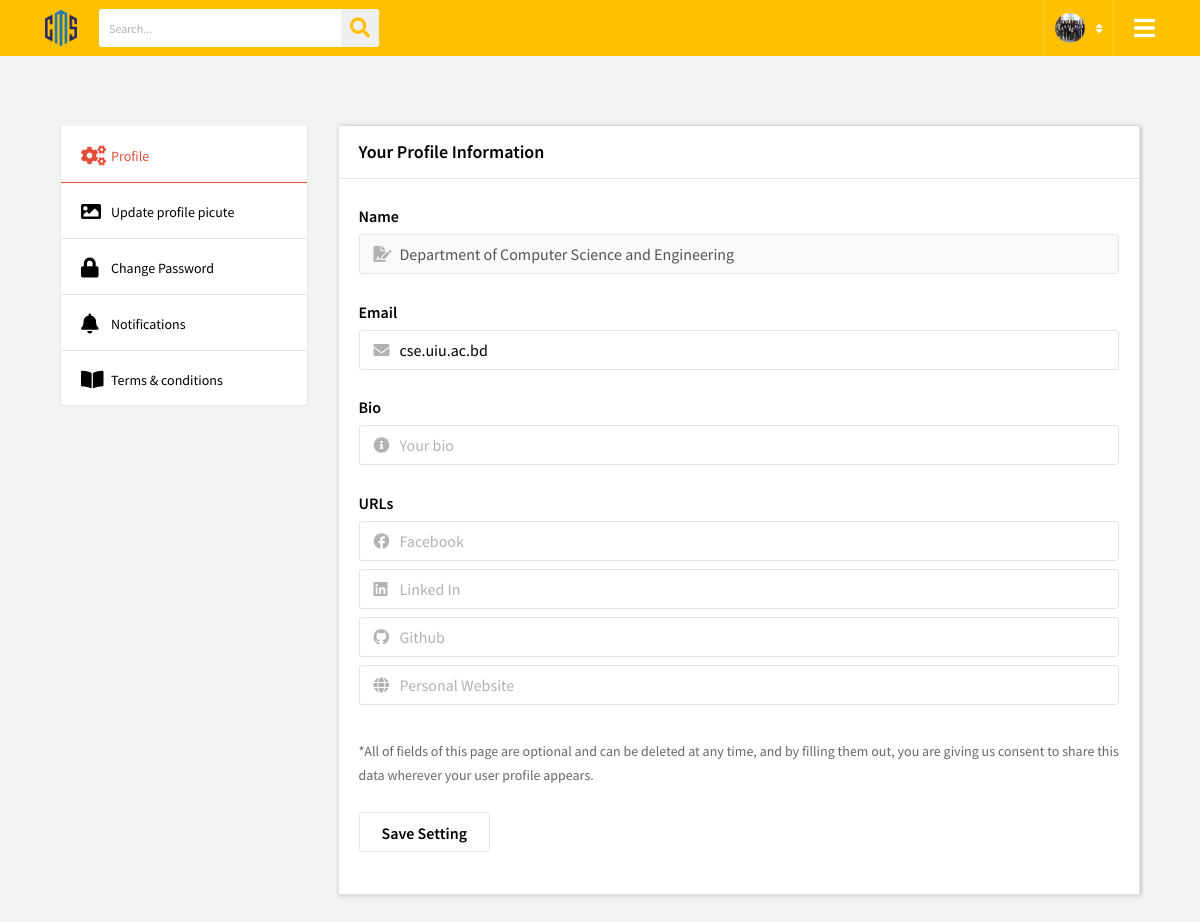
The page /uiucms_integration/settings.php (signed in) on the database its author committed.
### tables this page shows
CREATE TABLE `users` (
  `id` varchar(10) NOT NULL,
  `role` varchar(255) NOT NULL,
  `name` varchar(50) NOT NULL,
  `email` varchar(100) NOT NULL,
  `pass` varchar(200) NOT NULL,
  `dept` varchar(8) NOT NULL,
  `profile_pic` varchar(200) NOT NULL,
  `cover_pic` varchar(200) NOT NULL,
  `bio` varchar(10000) NOT NULL,
  `fb` varchar(1000) NOT NULL,
  `linked_in` varchar(1000) NOT NULL,
  `git` varchar(1000) NOT NULL,
  `personal_web` varchar(1000) NOT NULL
);

### uiucms_integration/settings.php (the view, shortened to what this page needs)
<?php
    $user = $_SESSION['user'];
    $con = mysqli_connect("localhost", "root", "", "uiucms");
    $sql = "SELECT * FROM users WHERE id = '$user'";
    $result = $con->query($sql);
    $pro_pic = "";
    while($rows = mysqli_fetch_array($result)){
        extract($rows);
        $pro_pic.= $profile_pic;
    }
?>
<!DOCTYPE html>
<html>
<head>
    <link rel="stylesheet" type="text/css" href="./css/animate.css">
    <link rel="stylesheet" type="text/css" href="./css/bootstrap.min.css">
    <link rel="stylesheet" type="text/css" href="./css/line-awesome.css">
    <link rel="stylesheet" type="text/css" href="./css/line-awesome-font-awesome.min.css">
    <link href="./css/all.min.css" rel="stylesheet" type="text/css">
    <link href="https://cdnjs.cloudflare.com/ajax/libs/font-awesome/5.13.0/css/all.min.css" rel="stylesheet">
    <link rel="stylesheet" type="text/css" href="./css/jquery.mCustomScrollbar.min.css">
    <link rel="stylesheet" type="text/css" href="./css/slick.css">
    <link rel="stylesheet" type="text/css" href="./css/slick-theme.css">
    <link rel="stylesheet" type="text/css" href="./css/style.css">
    <link rel="stylesheet" type="text/css" href="./css/responsive.css">
</head>
<body>
    <div class="wrapper">
        <header>
            <div class="container">
                <div class="header-data">
                    <div class="logo">
                        <a href="#" title=""><img
                                src="./images/cms_logo.png" alt="" width= 32></a>
                    </div>
                    <div class="search-bar">
                        <form>
                            <input type="text" name="search" placeholder="Search...">
                            <button type="submit"><i class="fa fa-search" aria-hidden="true"></i></button>
                        </form>
                    </div>
                    <div class="menu-btn">
                        <a href="#" title=""><i
                                class="fa fa-bars"></i></a>
                    </div>
                    <div class="user-account">
                        <div class="user-info">
                            <img src="./images/pro_pic/<?php echo $pro_pic?>" alt="" width = 30 height = 30>
                            <i class="fa fa-sort" aria-hidden="true"></i>
                        </div>
                    </div>
                </div>
            </div>
        </header>
        <section class="profile-account-setting">
            <div class="container">
                <div class="account-tabs-setting">
                    <div class="row">
                        <div class="col-lg-3">
                            <div class="acc-leftbar">
                                <div class="nav nav-tabs" id="nav-tab" role="tablist">
                                    <a class="nav-item nav-link active" id="nav-acc-tab" data-toggle="tab"
                                        href="#nav-acc" role="tab" aria-controls="nav-acc" aria-selected="true"><i class="fas fa-cogs"></i>Profile </a>
                                    <a class="nav-item nav-link" id="nav-status-tab" data-toggle="tab"
                                        href="#nav-status" role="tab" aria-controls="nav-status"
                                        aria-selected="false"><i class="fas fa-image"></i>Update profile picute</a>
                                    <a class="nav-item nav-link" id="nav-password-tab" data-toggle="tab"
                                        href="#nav-password" role="tab" aria-controls="nav-password"
                                        aria-selected="false"><i class="fas fa-lock"></i>Change Password</a>
                                    <a class="nav-item nav-link" id="nav-notification-tab" data-toggle="tab"
                                        href="#nav-notification" role="tab" aria-controls="nav-notification"
                                        aria-selected="false"><i class="fas fa-bell"></i>Notifications</a>
                                    <a class="nav-item nav-link" id="nav-privcy-tab" data-toggle="tab" href="#privcy"
                                        role="tab" aria-controls="privacy" aria-selected="false"><i class="fas fa-book-open"></i>Terms & conditions</a>
                                </div>
                            </div>
                        </div>
                        <div class="col-lg-9">
                            <div class="tab-content" id="nav-tabContent">
                                <div class="tab-pane fade show active" id="nav-acc" role="tabpanel"
                                    aria-labelledby="nav-acc-tab">
                                    <div class="acc-setting">
                                        <h3>Your profile information</h3>
                                        <?php
                                            $sql2 = "SELECT * FROM users WHERE id = '$user'";
                                            $result2 = $con->query($sql2);
                                        ?>
                                        <form action="update_profile.php" method="POST">
                                            <?php
                                                while($rows2 = mysqli_fetch_array($result2)){
                                                    extract($rows2);
                                                    ?>
                                                    <div class="cp-field">
                                                <h5>Name</h5>
                                                <div class="cpp-fiel">
                                                    <input type="text" name="name" placeholder="Your full name" value="<?php echo $name ?>" disabled>
                                                    <i class="fas fa-file-signature"></i>
                                                </div>
                                            </div>
                                            <div class="cp-field">
                                                <h5>Email</h5>
                                                <div class="cpp-fiel">
                                                    <input type="text" name="email" placeholder="Your Email" value="<?php echo $email ?>">
                                                    <i class="fas fa-envelope"></i>
                                                </div>
                                            </div>
                                            <div class="cp-field">
                                                <h5>Bio</h5>
                                                <div class="cpp-fiel">
                                                    <input type="text" name="bio"
                                                        placeholder="Your bio" value="<?php echo $bio ?>">
                                                        <i class="fas fa-info-circle"></i>
                                                </div>
                                            </div>
                                            <div class="cp-field">
                                                <h5>URLs</h5>
                                                <div class="cpp-fiel">
                                                    <input type="text" name="fb"
                                                        placeholder="Facebook" value="<?php echo $fb ?>">
                                                        <i class="fab fa-facebook"></i>
                                                </div>
                                                <div class="cpp-fiel mt-2">
                                                    <input type="text" name="lnk"
                                                        placeholder="Linked In" value="<?php echo $linked_in ?>">
                                                        <i class="fab fa-linkedin"></i>
                                                </div>
                                                <div class="cpp-fiel mt-2">
                                                    <input type="text" name="git"
                                                        placeholder="Github" value="<?php echo $git ?>">
                                                        <i class="fab fa-github"></i>
                                                </div>
                                                <div class="cpp-fiel mt-2">
                                                    <input type="text" name="pweb"
                                                        placeholder="Personal Website" value="<?php echo $personal_web ?>">
                                                        <i class="fas fa-globe"></i>
                                                </div>
                                            </div>
                                            <div class="cp-field">
                                                <p>
                                                *All of fields of this page are optional and can be deleted at any time, and by filling them out, you are giving us consent to share this data wherever your user profile appears.
                                                </p>
                                            </div>
                                            <div class="save-stngs pd2">
                                                <ul>
                                                    <li><button type="submit" name="update_profile">Save Setting</button></li>
                                                </ul>
                                            </div>
                                                    <?php
                                                }
                                            ?>
                                        </form>
                                    </div>
                                </div>
                            </div>
                        </div>
                    </div>
                </div>
            </div>
        </section>
    </div>
</body>
</html>

### uiucms_integration/css/responsive.css (style rules this page uses)
@media (max-width: 1200px) { .menu-btn { display: block; } }
@media (max-width: 1200px) { .acc-leftbar .nav-tabs > a i { width: 30px; } }
@media (max-width: 1200px) { .acc-leftbar .nav-tabs > a { font-size: 14px; } }

### rows shown on the page
users: name "Department of Computer Science and Engineering", email "cse.uiu.ac.bd"
